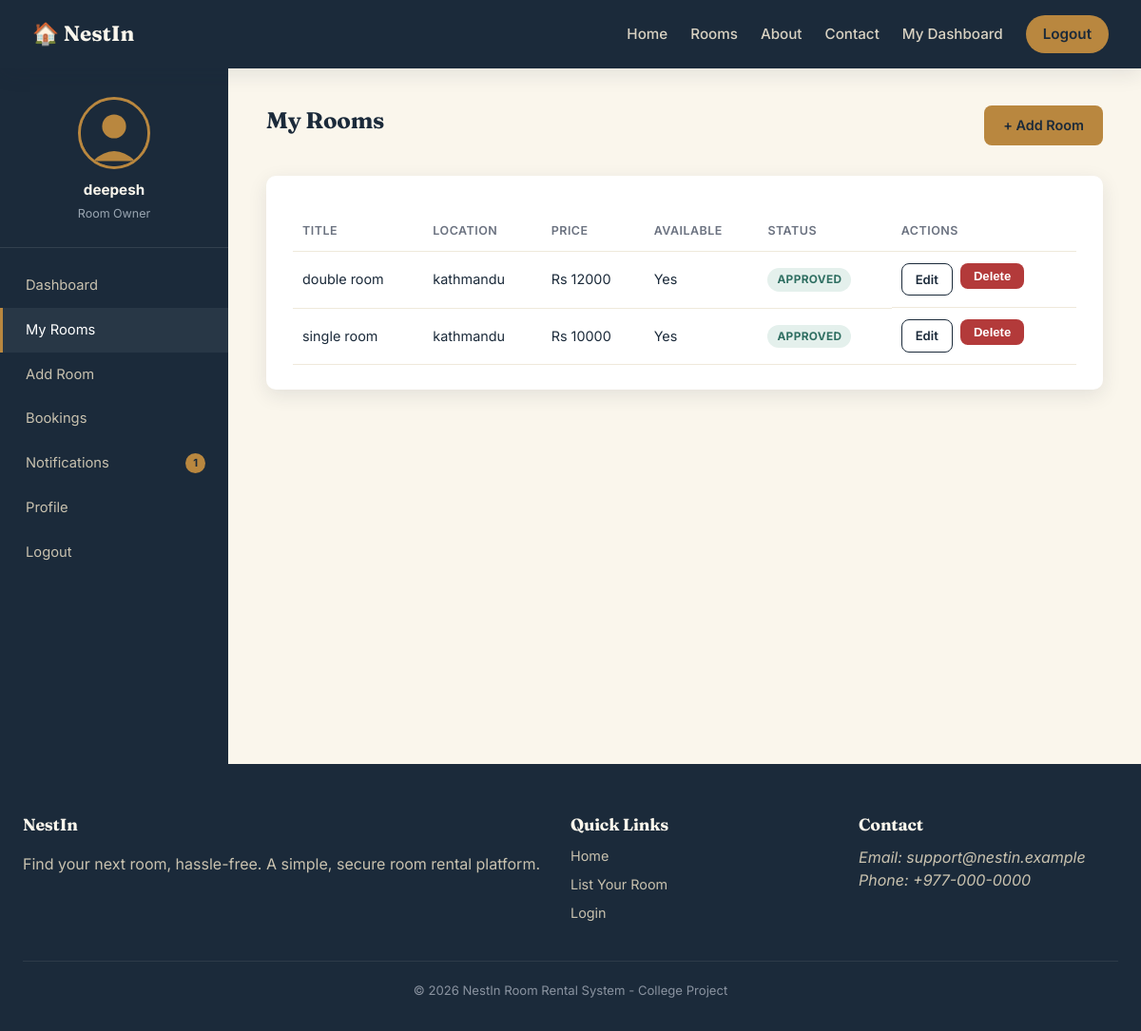
Screenshot of /owner/rooms (signed in) with the database file from the repository.
### models/user.py (models this page shows, shortened)
class User(UserMixin, db.Model):
    __tablename__ = "users"
    id = db.Column(db.Integer, primary_key=True)
    role = db.Column(db.String(20), nullable=False, default="owner")  # 'admin' or 'owner'
    full_name = db.Column(db.String(120), nullable=False)
    email = db.Column(db.String(150), unique=True, nullable=False)
    username = db.Column(db.String(80), unique=True, nullable=False)
    password_hash = db.Column(db.String(255), nullable=False)
    phone = db.Column(db.String(20))
    location = db.Column(db.String(150))
    house_number = db.Column(db.String(50))
    profile_pic = db.Column(db.String(255), default="default.svg")
    status = db.Column(db.String(20), default="approved")  # 'pending', 'approved', 'rejected'
    created_at = db.Column(db.DateTime, default=datetime.utcnow)
    rooms = db.relationship("Room", backref="owner", lazy=True, cascade="all, delete-orphan")
    @property
    def is_admin(self):
        return self.role == "admin"
    @property
    def is_owner(self):
        return self.role == "owner"

### models/room.py (models this page shows, shortened)
class Room(db.Model):
    __tablename__ = "rooms"
    id = db.Column(db.Integer, primary_key=True)
    owner_id = db.Column(db.Integer, db.ForeignKey("users.id"), nullable=False)
    title = db.Column(db.String(150), nullable=False)
    description = db.Column(db.Text, nullable=False)
    price = db.Column(db.Float, nullable=False)
    location = db.Column(db.String(150), nullable=False)
    is_available = db.Column(db.Boolean, default=True)
    status = db.Column(db.String(20), default="pending")  # 'pending', 'approved', 'rejected'
    created_at = db.Column(db.DateTime, default=datetime.utcnow)
    images = db.relationship("RoomImage", backref="room", lazy=True, cascade="all, delete-orphan")
    bookings = db.relationship("Booking", backref="room", lazy=True, cascade="all, delete-orphan")

### routes/owner.py (the view)
@owner_bp.route("/rooms")
@login_required
@owner_required
def rooms():
    my_rooms = Room.query.filter_by(owner_id=current_user.id).order_by(Room.created_at.desc()).all()
    return render_template("owner/rooms.html", rooms=my_rooms)

### routes/owner.py (called while the page is built)
def owner_required(view_func):
    @wraps(view_func)
    def wrapped(*args, **kwargs):
        if not current_user.is_authenticated or not current_user.is_owner:
            flash("Room Owner access required.", "danger")
            return redirect(url_for("auth.login"))
        return view_func(*args, **kwargs)
    return wrapped

### routes/public.py (called while the page is built)
@public_bp.before_app_request
def track_visitor():
    if request.endpoint in ("public.home",):
        log_visit()

### templates/owner/rooms.html (shortened to what this page needs)
{% extends "owner/_layout.html" %}
{% set active_page = "rooms" %}
{% block dash_content %}
<div class="dash-header">
    <h2>My Rooms</h2>
    <a href="{{ url_for('owner.add_room') }}" class="btn btn-brass">+ Add Room</a>
</div>
<div class="panel">
    {% if rooms %}
    <table>
        <thead><tr><th>Title</th><th>Location</th><th>Price</th><th>Available</th><th>Status</th><th>Actions</th></tr></thead>
        <tbody>
        {% for room in rooms %}
            <tr>
                <td>{{ room.title }}</td>
                <td>{{ room.location }}</td>
                <td>Rs {{ "%.0f"|format(room.price) }}</td>
                <td>{{ "Yes" if room.is_available else "No" }}</td>
                <td><span class="badge-status badge-{{ room.status }}">{{ room.status }}</span></td>
                <td class="table-actions">
                    <a href="{{ url_for('owner.edit_room', room_id=room.id) }}" class="btn btn-sm btn-outline">Edit</a>
                    <form method="post" action="{{ url_for('owner.delete_room', room_id=room.id) }}" onsubmit="return confirm('Delete this room listing?');">
                        <button type="submit" class="btn btn-sm btn-danger">Delete</button>
                    </form>
                </td>
            </tr>
        {% endfor %}
        </tbody>
    </table>
    {% else %}
    <p>You haven't listed any rooms yet. <a href="{{ url_for('owner.add_room') }}">Add your first room</a>.</p>
    {% endif %}
</div>
{% endblock %}

### templates/owner/_layout.html
{% extends "base.html" %}
{% block content %}
<div class="dash-wrap">
    <aside class="dash-sidebar">
        <div class="dash-profile">
            <img src="{{ url_for('public.profile_pic', filename=current_user.profile_pic) }}" class="avatar-circle" alt="{{ current_user.full_name }}">
            <strong>{{ current_user.full_name }}</strong>
            <span>Room Owner</span>
        </div>
        <nav class="dash-nav">
            <a href="{{ url_for('owner.dashboard') }}" class="{{ 'active' if active_page == 'dashboard' }}">Dashboard</a>
            <a href="{{ url_for('owner.rooms') }}" class="{{ 'active' if active_page == 'rooms' }}">My Rooms</a>
            <a href="{{ url_for('owner.add_room') }}" class="{{ 'active' if active_page == 'add_room' }}">Add Room</a>
            <a href="{{ url_for('owner.bookings') }}" class="{{ 'active' if active_page == 'bookings' }}">Bookings</a>
            <a href="{{ url_for('owner.notifications') }}" class="{{ 'active' if active_page == 'notifications' }}">
                Notifications {% if unread_notifications %}<span class="badge">{{ unread_notifications }}</span>{% endif %}
            </a>
            <a href="{{ url_for('owner.profile') }}" class="{{ 'active' if active_page == 'profile' }}">Profile</a>
            <a href="{{ url_for('auth.logout') }}">Logout</a>
        </nav>
    </aside>
    <div class="dash-content">
        {% block dash_content %}{% endblock %}
    </div>
</div>
{% endblock %}

### static/css/style.css (style rules this page uses)
:root { --ink: #1B2A3A; --ink-soft: #2C3E52; --sand: #F3EBDA; --sand-light: #FAF6EC; --brass: #B9873F; --brass-dark: #96692C; --teal: #2F6F62; --danger: #B33A3A; --success: #2F6F62; --warning: #B9873F; --info: #3A6EA5; --white: #FFFFFF; --radius: 10px; --shadow: 0 6px 20px rgba(27, 42, 58, 0.10); --shadow-lg: 0 14px 40px rgba(27, 42, 58, 0.18); }
* { box-sizing: border-box; }
body { margin: 0; font-family: 'Inter', sans-serif; color: var(--ink); background: var(--sand-light); line-height: 1.55; }
h1, h2, h3, h4 { font-family: 'Fraunces', serif; color: var(--ink); margin: 0 0 0.5em 0; letter-spacing: -0.01em; }
a { color: inherit; text-decoration: none; }
img { max-width: 100%; display: block; }
.btn { display: inline-block; padding: 10px 20px; border-radius: 8px; font-weight: 600; font-size: 0.9rem; border: none; cursor: pointer; text-align: center; transition: opacity 0.15s ease; }
.btn-brass { background: var(--brass); color: var(--ink); }
.btn-outline { background: transparent; border: 1.5px solid var(--ink); color: var(--ink); }
.btn-danger { background: var(--danger); color: var(--white); }
.btn-sm { padding: 6px 14px; font-size: 0.82rem; }
.dash-wrap { display: grid; grid-template-columns: 240px 1fr; min-height: calc(100vh - 68px); }
.dash-sidebar { background: var(--ink); color: var(--sand-light); padding: 30px 0; }
.dash-profile { text-align: center; padding: 0 20px 24px; border-bottom: 1px solid rgba(255,255,255,0.1); margin-bottom: 16px; }
.avatar-circle { width: 76px; height: 76px; border-radius: 50%; object-fit: cover; margin: 0 auto 10px; border: 3px solid var(--brass); }
.dash-profile strong { display: block; font-size: 0.95rem; }
.dash-profile span { font-size: 0.78rem; color: #9AA6B2; }
.dash-nav a { display: flex; align-items: center; justify-content: space-between; padding: 12px 24px; font-size: 0.92rem; color: #C9C2AF; border-left: 3px solid transparent; }
.dash-nav a:hover, .dash-nav a.active { background: rgba(255,255,255,0.06); color: var(--white); border-left-color: var(--brass); }
.badge { background: var(--brass); color: var(--ink); font-size: 0.7rem; font-weight: 700; padding: 2px 8px; border-radius: 999px; }
.badge-status { display: inline-block; padding: 3px 10px; border-radius: 999px; font-size: 0.74rem; font-weight: 700; text-transform: uppercase; letter-spacing: 0.03em; }
.badge-approved { background: #E4F0EC; color: var(--teal); }
.dash-content { padding: 36px 40px; }
.dash-header { display: flex; justify-content: space-between; align-items: center; margin-bottom: 28px; }
.panel { background: var(--white); border-radius: var(--radius); box-shadow: var(--shadow); padding: 26px 28px; margin-bottom: 28px; }
table { width: 100%; border-collapse: collapse; margin-top: 10px; }
th, td { text-align: left; padding: 12px 10px; font-size: 0.9rem; border-bottom: 1px solid #EFE9DB; }
th { color: #6B7280; font-weight: 600; font-size: 0.78rem; text-transform: uppercase; letter-spacing: 0.04em; }
.table-actions { display: flex; gap: 8px; }

### rows the page displays
User: profile_pic (placeholder picture), full_name "deepesh"
Room: title "double room", location "kathmandu", price "12000", is_available "Yes", status "APPROVED"
Room: title "single room", location "kathmandu", price "10000", is_available "Yes", status "APPROVED"

### other values shown
{{ unread_notifications }} "1"
